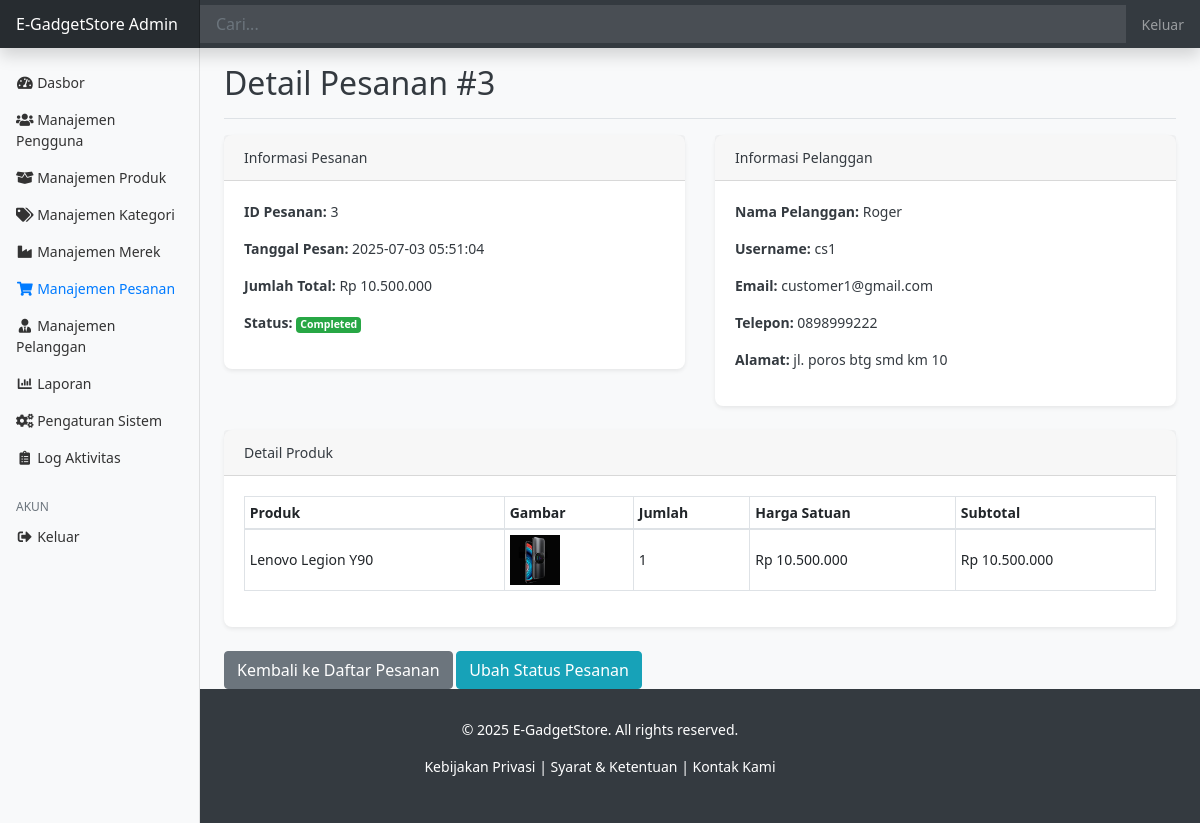
Page /toko_elektronik/admin/orders/view.php?id=3 (signed in) on the committed database.
### tables this page shows
CREATE TABLE `orders` (
  `order_id` int(11) NOT NULL,
  `customer_id` int(11) NOT NULL,
  `order_date` datetime NOT NULL,
  `total_amount` decimal(10,2) NOT NULL,
  `order_status` enum('pending','processing','shipped','completed','cancelled') NOT NULL DEFAULT 'pending',
  `delivery_address` text NOT NULL
);

CREATE TABLE `customers` (
  `customer_id` int(11) NOT NULL,
  `user_id` int(11) NOT NULL,
  `full_name` varchar(100) NOT NULL,
  `phone_number` varchar(20) DEFAULT NULL,
  `address` text DEFAULT NULL
);

CREATE TABLE `users` (
  `user_id` int(11) NOT NULL,
  `username` varchar(50) NOT NULL,
  `email` varchar(100) NOT NULL,
  `password` varchar(255) NOT NULL,
  `role` enum('admin','customer') NOT NULL DEFAULT 'customer',
  `created_at` timestamp NOT NULL DEFAULT current_timestamp()
);

CREATE TABLE `order_details` (
  `order_detail_id` int(11) NOT NULL,
  `order_id` int(11) NOT NULL,
  `product_id` int(11) NOT NULL,
  `quantity` int(11) NOT NULL,
  `unit_price` decimal(10,2) NOT NULL
);

CREATE TABLE `products` (
  `product_id` int(11) NOT NULL,
  `category_id` int(11) DEFAULT NULL,
  `brand_id` int(11) DEFAULT NULL,
  `product_name` varchar(255) NOT NULL,
  `description` text DEFAULT NULL,
  `price` decimal(10,2) NOT NULL,
  `stock` int(11) NOT NULL DEFAULT 0,
  `image_url` varchar(255) DEFAULT NULL,
  `specs` longtext DEFAULT NULL CHECK (json_valid(`specs`)),
  `created_at` timestamp NOT NULL DEFAULT current_timestamp(),
  `updated_at` timestamp NOT NULL DEFAULT current_timestamp() ON UPDATE current_timestamp()
);

### toko_elektronik/admin/orders/view.php (the view, shortened to what this page needs)
<?php
require_once '../../config/database.php';
$order_id = isset($_GET['id']) ? (int)$_GET['id'] : 0;
$order_data = null;
$order_details = [];
try {
    $stmt_order = $pdo->prepare("SELECT o.*,
                                        c.full_name AS customer_name,
                                        c.address AS customer_address,
                                        c.phone_number AS customer_phone,
                                        u.email AS customer_email,    -- Ambil email dari tabel users
                                        u.username AS customer_username -- Ambil username dari tabel users
                                 FROM orders o
                                 JOIN customers c ON o.customer_id = c.customer_id
                                 JOIN users u ON c.user_id = u.user_id -- Lakukan JOIN ke tabel users
                                 WHERE o.order_id = ?");
    $stmt_order->execute([$order_id]);
    $order_data = $stmt_order->fetch(PDO::FETCH_ASSOC);
    $stmt_details = $pdo->prepare("SELECT od.quantity, od.unit_price, p.product_name, p.image_url
                                   FROM order_details od
                                   JOIN products p ON od.product_id = p.product_id
                                   WHERE od.order_id = ?");
    $stmt_details->execute([$order_id]);
    $order_details = $stmt_details->fetchAll(PDO::FETCH_ASSOC);
} catch (PDOException $e) {
    $error_message = "Error database: " . $e->getMessage();
}
include_once '../../includes/header.php';
?>
<div class="container-fluid">
    <div class="row">
        <?php include_once '../../includes/sidebar.php'; ?>
        <main role="main" class="col-md-9 ml-sm-auto col-lg-10 px-md-4">
            <div class="d-flex justify-content-between flex-wrap flex-md-nowrap align-items-center pt-3 pb-2 mb-3 border-bottom">
                <h1 class="h2">Detail Pesanan #<?php echo htmlspecialchars($order_id); ?></h1>
            </div>
            <?php if ($order_data): ?>
            <div class="row">
                <div class="col-md-6">
                    <div class="card mb-4">
                        <div class="card-header">
                            Informasi Pesanan
                        </div>
                        <div class="card-body">
                            <p><strong>ID Pesanan:</strong> <?php echo htmlspecialchars($order_data['order_id']); ?></p>
                            <p><strong>Tanggal Pesan:</strong> <?php echo htmlspecialchars($order_data['order_date']); ?></p>
                            <p><strong>Jumlah Total:</strong> Rp <?php echo number_format($order_data['total_amount'], 0, ',', '.'); ?></p>
                            <p><strong>Status:</strong>
                                <span class="badge
                                    <?php
                                    if ($order_data['order_status'] == 'pending') echo 'badge-warning';
                                    else if ($order_data['order_status'] == 'completed') echo 'badge-success';
                                    else if ($order_data['order_status'] == 'cancelled') echo 'badge-danger';
                                    else echo 'badge-secondary';
                                    ?>">
                                    <?php echo htmlspecialchars(ucfirst($order_data['order_status'])); ?>
                                </span>
                            </p>
                            </div>
                    </div>
                </div>
                <div class="col-md-6">
                    <div class="card mb-4">
                        <div class="card-header">
                            Informasi Pelanggan
                        </div>
                        <div class="card-body">
                            <p><strong>Nama Pelanggan:</strong> <?php echo htmlspecialchars($order_data['customer_name']); ?></p>
                            <p><strong>Username:</strong> <?php echo htmlspecialchars($order_data['customer_username']); ?></p>
                            <p><strong>Email:</strong> <?php echo htmlspecialchars($order_data['customer_email']); ?></p>
                            <p><strong>Telepon:</strong> <?php echo htmlspecialchars($order_data['customer_phone']); ?></p>
                            <p><strong>Alamat:</strong> <?php echo htmlspecialchars($order_data['customer_address']); ?></p>
                        </div>
                    </div>
                </div>
            </div>
            <div class="card mb-4">
                <div class="card-header">
                    Detail Produk
                </div>
                <div class="card-body">
                    <div class="table-responsive">
                        <table class="table table-bordered table-sm">
                            <thead>
                                <tr>
                                    <th>Produk</th>
                                    <th>Gambar</th>
                                    <th>Jumlah</th>
                                    <th>Harga Satuan</th>
                                    <th>Subtotal</th>
                                </tr>
                            </thead>
                            <tbody>
                                <?php if (count($order_details) > 0): ?>
                                    <?php foreach ($order_details as $item): ?>
                                        <tr>
                                            <td><?php echo htmlspecialchars($item['product_name']); ?></td>
                                            <td>
                                                <?php if (!empty($item['image_url'])): ?>
                                                    <img src="<?php echo '../../' . htmlspecialchars($item['image_url']); ?>" alt="Product Image" style="max-width: 50px; height: auto;">
                                                <?php else: ?>
                                                    No Image
                                                <?php endif; ?>
                                            </td>
                                            <td><?php echo htmlspecialchars($item['quantity']); ?></td>
                                            <td>Rp <?php echo number_format($item['unit_price'], 0, ',', '.'); ?></td>
                                            <td>Rp <?php echo number_format($item['quantity'] * $item['unit_price'], 0, ',', '.'); ?></td>
                                        </tr>
                                    <?php endforeach; ?>
                                <?php else: ?>
                                    <tr>
                                        <td colspan="5">Tidak ada item dalam pesanan ini.</td>
                                    </tr>
                                <?php endif; ?>
                            </tbody>
                        </table>
                    </div>
                </div>
            </div>
            <a href="index.php" class="btn btn-secondary">Kembali ke Daftar Pesanan</a>
            <a href="update_status.php?id=<?php echo $order_data['order_id']; ?>" class="btn btn-info">Ubah Status Pesanan</a>
            <?php endif; ?>
        </main>
    </div>
</div>
<?php include_once '../../includes/footer.php'; ?>

### toko_elektronik/assests/css/style.css (style rules this page uses)
body { font-family: 'Segoe UI', Tahoma, Geneva, Verdana, sans-serif; background-color: #f8f9fa; color: #343a40; }
.card { border: none; border-radius: .5rem; box-shadow: 0 .125rem .25rem rgba(0,0,0,.075); transition: transform 0.2s ease-in-out; }
.table th, .table td { vertical-align: middle; }

### toko_elektronik/includes/header.php (style rules this page uses)
body { font-size: .875rem; }

### rows in the picture
orders: order_id "3", order_date "2025-07-03 05:51:04", total_amount "10.500.000", order_status "Completed", customer.full_name "Roger", users.username "cs1", users.email "customer1@gmail.com", customer.phone_number "0898999222", customer.address "jl. poros btg smd km 10"
order_details: product.product_name "Lenovo Legion Y90", product.image_url (picture), quantity "1", unit_price "10.500.000", $item['quantity'] * $item['unit_price'] "10.500.000"

### other values in the picture
$order_id "3"
